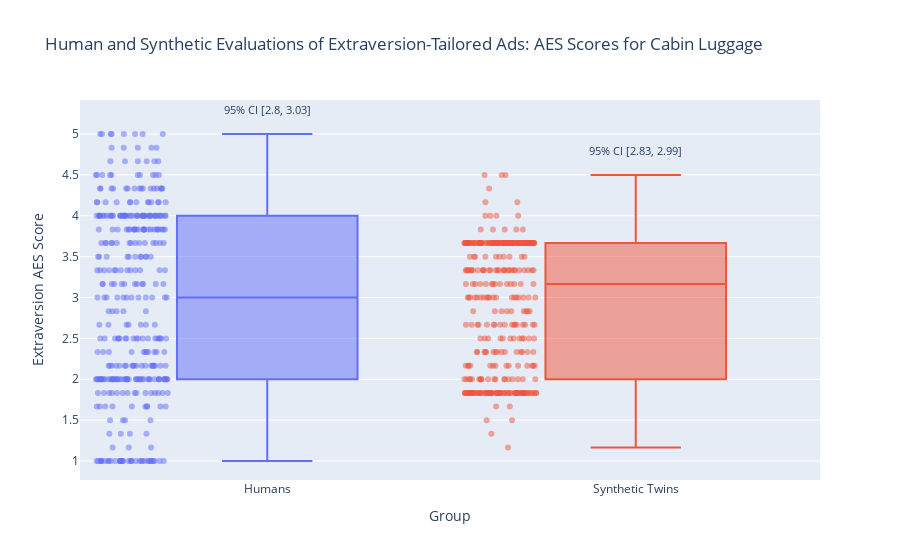
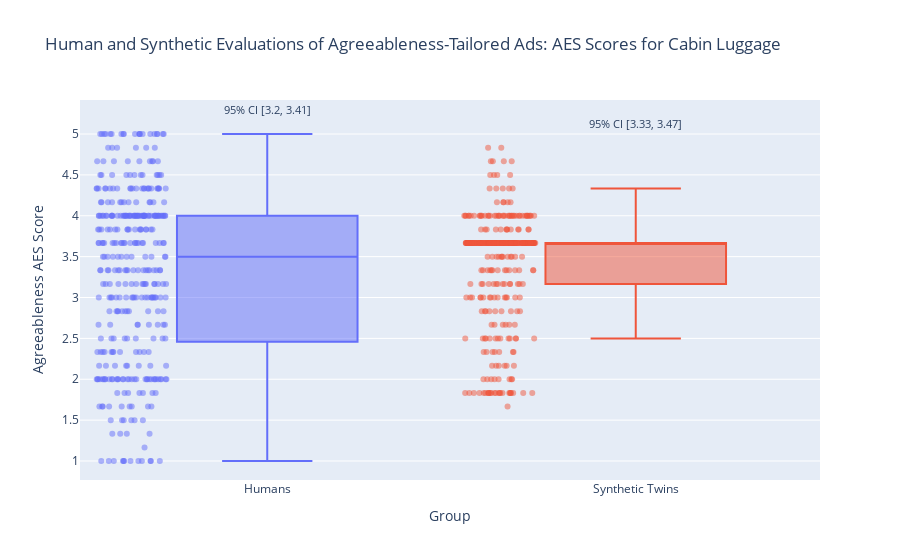
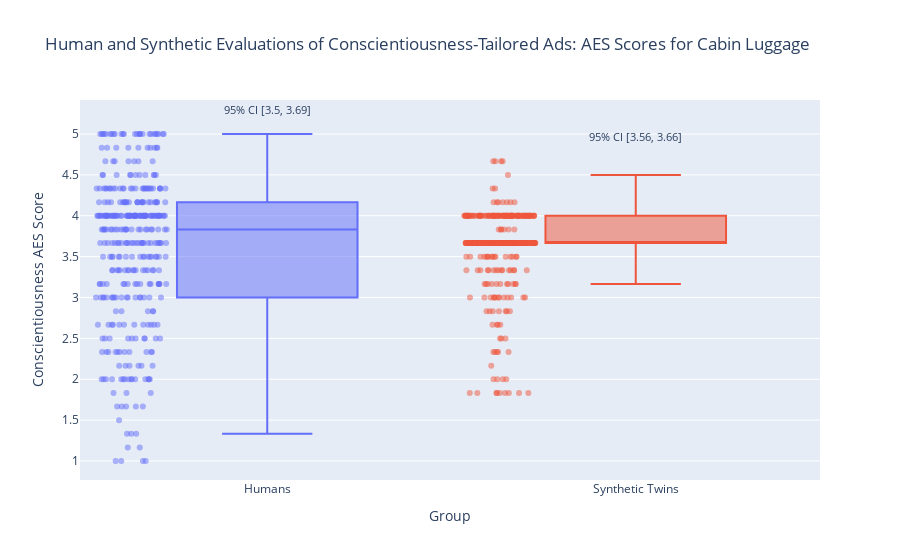
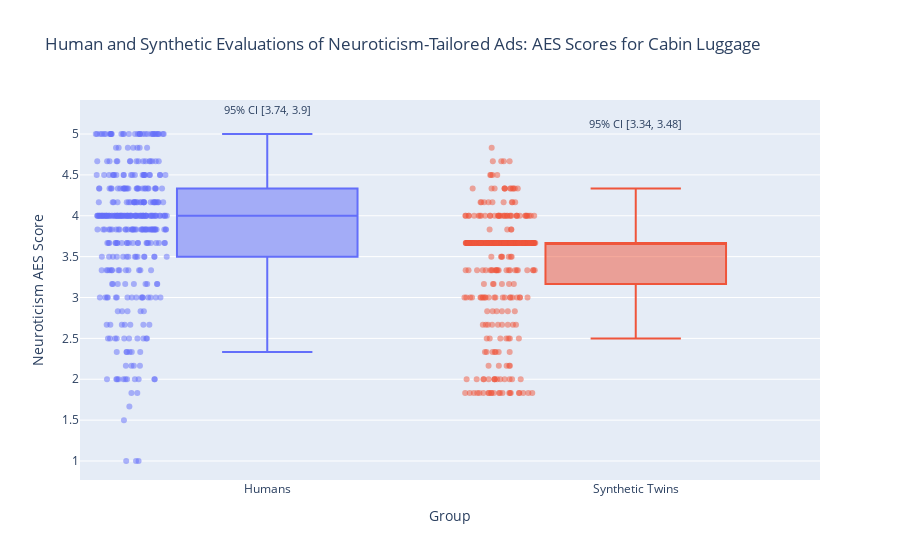

The notebook cell these images were saved under, in order:
### Markdown cell above
<h2> Cabin luggage: Box Plot</h2>

### Code cell
plot_trait_boxplots_by_product("raw_aes_1_", "Cabin Luggage")

### Figure 1 — Plotly figure (JSON) as saved in the notebook; plotly's stock layout.template omitted (floating-point values rounded to 4 significant figures; data arrays with more than 128 entries replaced by an {"elided": "..."} marker saying what was removed)
{"data": [{"alignmentgroup": "True", "boxpoints": "all", "hovertemplate": "Group=%{x}<br>Extraversion AES Score=%{y}<extra></extra>", "jitter": 0.4, "legendgroup": "Humans", "marker": {"color": "#636efa", "opacity": 0.5, "size": 6}, "name": "Humans", "notched": false, "offsetgroup": "Humans", "orientation": "v", "showlegend": true, "type": "box", "x": {"elided": "373 str values"}, "x0": " ", "xaxis": "x", "y": {"elided": "373 float values"}, "y0": " ", "yaxis": "y"}, {"alignmentgroup": "True", "boxpoints": "all", "hovertemplate": "Group=%{x}<br>Extraversion AES Score=%{y}<extra></extra>", "jitter": 0.4, "legendgroup": "Synthetic Twins", "marker": {"color": "#EF553B", "opacity": 0.5, "size": 6}, "name": "Synthetic Twins", "notched": false, "offsetgroup": "Synthetic Twins", "orientation": "v", "showlegend": true, "type": "box", "x": {"elided": "373 str values"}, "x0": " ", "xaxis": "x", "y": {"elided": "373 float values"}, "y0": " ", "yaxis": "y"}], "layout": {"annotations": [{"font": {"size": 11}, "showarrow": false, "text": "95% CI [2.8, 3.03]", "x": "Humans", "xanchor": "center", "y": 5.3}, {"font": {"size": 11}, "showarrow": false, "text": "95% CI [2.83, 2.99]", "x": "Synthetic Twins", "xanchor": "center", "y": 4.8}], "boxmode": "overlay", "legend": {"title": {"text": "Group"}, "tracegroupgap": 0}, "showlegend": false, "title": {"text": "Human and Synthetic Evaluations of Extraversion-Tailored Ads: AES Scores for Cabin Luggage"}, "xaxis": {"anchor": "y", "categoryarray": ["Humans", "Synthetic Twins"], "categoryorder": "array", "domain": [0, 1], "title": {"text": "Group"}}, "yaxis": {"anchor": "x", "domain": [0, 1], "title": {"text": "Extraversion AES Score"}}}}

### Figure 2 — Plotly figure (JSON) as saved in the notebook; plotly's stock layout.template omitted (floating-point values rounded to 4 significant figures; data arrays with more than 128 entries replaced by an {"elided": "..."} marker saying what was removed)
{"data": [{"alignmentgroup": "True", "boxpoints": "all", "hovertemplate": "Group=%{x}<br>Agreeableness AES Score=%{y}<extra></extra>", "jitter": 0.4, "legendgroup": "Humans", "marker": {"color": "#636efa", "opacity": 0.5, "size": 6}, "name": "Humans", "notched": false, "offsetgroup": "Humans", "orientation": "v", "showlegend": true, "type": "box", "x": {"elided": "373 str values"}, "x0": " ", "xaxis": "x", "y": {"elided": "373 float values"}, "y0": " ", "yaxis": "y"}, {"alignmentgroup": "True", "boxpoints": "all", "hovertemplate": "Group=%{x}<br>Agreeableness AES Score=%{y}<extra></extra>", "jitter": 0.4, "legendgroup": "Synthetic Twins", "marker": {"color": "#EF553B", "opacity": 0.5, "size": 6}, "name": "Synthetic Twins", "notched": false, "offsetgroup": "Synthetic Twins", "orientation": "v", "showlegend": true, "type": "box", "x": {"elided": "373 str values"}, "x0": " ", "xaxis": "x", "y": {"elided": "373 float values"}, "y0": " ", "yaxis": "y"}], "layout": {"annotations": [{"font": {"size": 11}, "showarrow": false, "text": "95% CI [3.2, 3.41]", "x": "Humans", "xanchor": "center", "y": 5.3}, {"font": {"size": 11}, "showarrow": false, "text": "95% CI [3.33, 3.47]", "x": "Synthetic Twins", "xanchor": "center", "y": 5.133}], "boxmode": "overlay", "legend": {"title": {"text": "Group"}, "tracegroupgap": 0}, "showlegend": false, "title": {"text": "Human and Synthetic Evaluations of Agreeableness-Tailored Ads: AES Scores for Cabin Luggage"}, "xaxis": {"anchor": "y", "categoryarray": ["Humans", "Synthetic Twins"], "categoryorder": "array", "domain": [0, 1], "title": {"text": "Group"}}, "yaxis": {"anchor": "x", "domain": [0, 1], "title": {"text": "Agreeableness AES Score"}}}}

### Figure 3 — Plotly figure (JSON) as saved in the notebook; plotly's stock layout.template omitted (floating-point values rounded to 4 significant figures; data arrays with more than 128 entries replaced by an {"elided": "..."} marker saying what was removed)
{"data": [{"alignmentgroup": "True", "boxpoints": "all", "hovertemplate": "Group=%{x}<br>Conscientiousness AES Score=%{y}<extra></extra>", "jitter": 0.4, "legendgroup": "Humans", "marker": {"color": "#636efa", "opacity": 0.5, "size": 6}, "name": "Humans", "notched": false, "offsetgroup": "Humans", "orientation": "v", "showlegend": true, "type": "box", "x": {"elided": "373 str values"}, "x0": " ", "xaxis": "x", "y": {"elided": "373 float values"}, "y0": " ", "yaxis": "y"}, {"alignmentgroup": "True", "boxpoints": "all", "hovertemplate": "Group=%{x}<br>Conscientiousness AES Score=%{y}<extra></extra>", "jitter": 0.4, "legendgroup": "Synthetic Twins", "marker": {"color": "#EF553B", "opacity": 0.5, "size": 6}, "name": "Synthetic Twins", "notched": false, "offsetgroup": "Synthetic Twins", "orientation": "v", "showlegend": true, "type": "box", "x": {"elided": "373 str values"}, "x0": " ", "xaxis": "x", "y": {"elided": "373 float values"}, "y0": " ", "yaxis": "y"}], "layout": {"annotations": [{"font": {"size": 11}, "showarrow": false, "text": "95% CI [3.5, 3.69]", "x": "Humans", "xanchor": "center", "y": 5.3}, {"font": {"size": 11}, "showarrow": false, "text": "95% CI [3.56, 3.66]", "x": "Synthetic Twins", "xanchor": "center", "y": 4.967}], "boxmode": "overlay", "legend": {"title": {"text": "Group"}, "tracegroupgap": 0}, "showlegend": false, "title": {"text": "Human and Synthetic Evaluations of Conscientiousness-Tailored Ads: AES Scores for Cabin Luggage"}, "xaxis": {"anchor": "y", "categoryarray": ["Humans", "Synthetic Twins"], "categoryorder": "array", "domain": [0, 1], "title": {"text": "Group"}}, "yaxis": {"anchor": "x", "domain": [0, 1], "title": {"text": "Conscientiousness AES Score"}}}}

### Figure 4 — Plotly figure (JSON) as saved in the notebook; plotly's stock layout.template omitted (floating-point values rounded to 4 significant figures; data arrays with more than 128 entries replaced by an {"elided": "..."} marker saying what was removed)
{"data": [{"alignmentgroup": "True", "boxpoints": "all", "hovertemplate": "Group=%{x}<br>Neuroticism AES Score=%{y}<extra></extra>", "jitter": 0.4, "legendgroup": "Humans", "marker": {"color": "#636efa", "opacity": 0.5, "size": 6}, "name": "Humans", "notched": false, "offsetgroup": "Humans", "orientation": "v", "showlegend": true, "type": "box", "x": {"elided": "373 str values"}, "x0": " ", "xaxis": "x", "y": {"elided": "373 float values"}, "y0": " ", "yaxis": "y"}, {"alignmentgroup": "True", "boxpoints": "all", "hovertemplate": "Group=%{x}<br>Neuroticism AES Score=%{y}<extra></extra>", "jitter": 0.4, "legendgroup": "Synthetic Twins", "marker": {"color": "#EF553B", "opacity": 0.5, "size": 6}, "name": "Synthetic Twins", "notched": false, "offsetgroup": "Synthetic Twins", "orientation": "v", "showlegend": true, "type": "box", "x": {"elided": "373 str values"}, "x0": " ", "xaxis": "x", "y": {"elided": "373 float values"}, "y0": " ", "yaxis": "y"}], "layout": {"annotations": [{"font": {"size": 11}, "showarrow": false, "text": "95% CI [3.74, 3.9]", "x": "Humans", "xanchor": "center", "y": 5.3}, {"font": {"size": 11}, "showarrow": false, "text": "95% CI [3.34, 3.48]", "x": "Synthetic Twins", "xanchor": "center", "y": 5.133}], "boxmode": "overlay", "legend": {"title": {"text": "Group"}, "tracegroupgap": 0}, "showlegend": false, "title": {"text": "Human and Synthetic Evaluations of Neuroticism-Tailored Ads: AES Scores for Cabin Luggage"}, "xaxis": {"anchor": "y", "categoryarray": ["Humans", "Synthetic Twins"], "categoryorder": "array", "domain": [0, 1], "title": {"text": "Group"}}, "yaxis": {"anchor": "x", "domain": [0, 1], "title": {"text": "Neuroticism AES Score"}}}}
